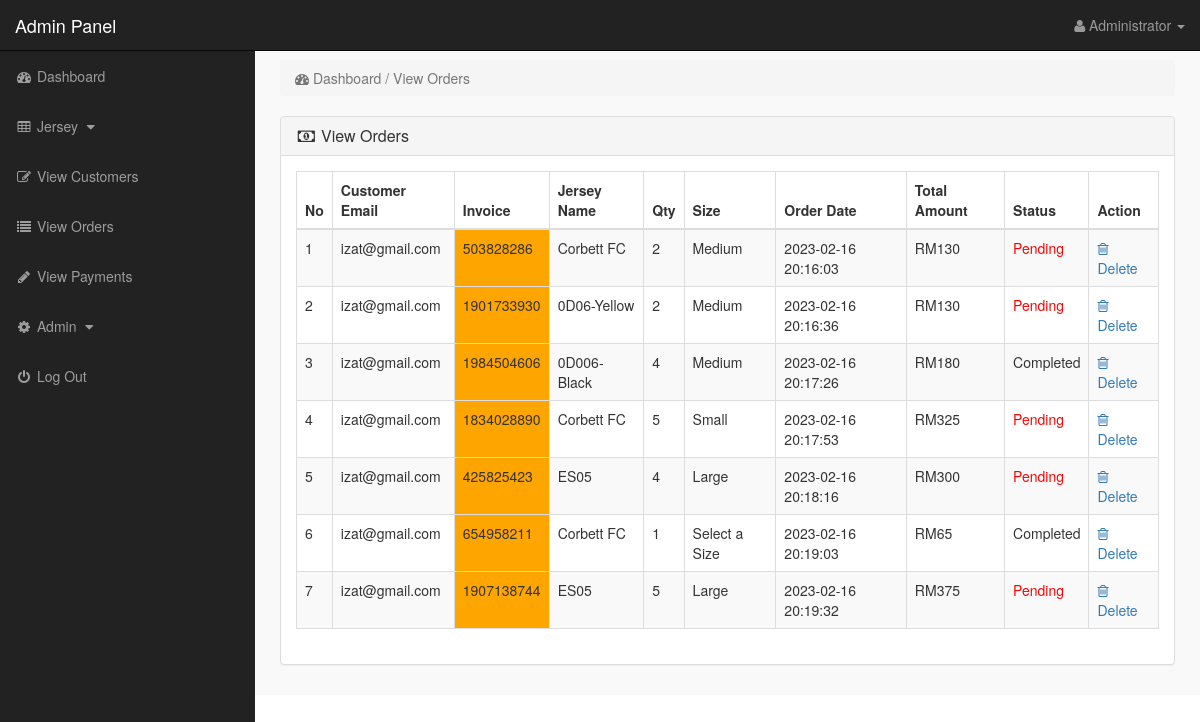
Screenshot of /admin_area/index.php?view_orders (signed in) with the database file from the repository.
### tables this page shows
CREATE TABLE `pending_orders` (
  `order_id` int(10) NOT NULL,
  `customer_id` int(10) NOT NULL,
  `invoice_no` int(10) NOT NULL,
  `product_id` text NOT NULL,
  `qty` int(10) NOT NULL,
  `size` text NOT NULL,
  `order_status` text NOT NULL
);

CREATE TABLE `customers` (
  `customer_id` int(10) NOT NULL,
  `customer_name` varchar(255) NOT NULL,
  `customer_email` varchar(255) NOT NULL,
  `customer_pass` varchar(255) NOT NULL,
  `customer_contact` varchar(255) NOT NULL,
  `customer_address` text NOT NULL,
  `customer_image` text NOT NULL,
  `customer_ip` varchar(255) NOT NULL,
  `customer_confirm_code` text NOT NULL
);

CREATE TABLE `products` (
  `product_id` int(10) NOT NULL,
  `p_cat_id` int(10) NOT NULL,
  `cat_id` int(10) NOT NULL,
  `manufacturer_id` int(10) NOT NULL,
  `date` timestamp NOT NULL DEFAULT current_timestamp() ON UPDATE current_timestamp(),
  `product_title` text NOT NULL,
  `product_url` text NOT NULL,
  `product_img1` text NOT NULL,
  `product_img2` text NOT NULL,
  `product_img3` text NOT NULL,
  `product_price` int(10) NOT NULL,
  `product_psp_price` int(100) NOT NULL,
  `product_desc` text NOT NULL,
  `product_features` text NOT NULL,
  `product_video` text NOT NULL,
  `product_keywords` text NOT NULL,
  `product_label` text NOT NULL,
  `status` varchar(255) NOT NULL
);

CREATE TABLE `customer_orders` (
  `order_id` int(10) NOT NULL,
  `customer_id` int(10) NOT NULL,
  `due_amount` int(100) NOT NULL,
  `invoice_no` int(100) NOT NULL,
  `qty` int(10) NOT NULL,
  `size` text NOT NULL,
  `order_date` timestamp NOT NULL DEFAULT current_timestamp() ON UPDATE current_timestamp(),
  `order_status` text NOT NULL
);

### admin_area/view_orders.php (the view)
<?php
if(!isset($_SESSION['admin_email'])){
echo "<script>window.open('login.php','_self')</script>";
}
else {
?>
<div class="row">
<div class="col-lg-12">
<ol class="breadcrumb">
<li class="active">
<i class="fa fa-dashboard"></i> Dashboard / View Orders
</li>
</ol>
</div>
</div>
<div class="row">
<div class="col-lg-12">
<div class="panel panel-default">
<div class="panel-heading">
<h3 class="panel-title">
<i class="fa fa-money fa-fw"></i> View Orders
</h3>
</div>
<div class="panel-body">
<div class="table-responsive">
<table class="table table-bordered table-hover table-striped">
<thead>
<tr>
<th>No</th>
<th>Customer Email</th>
<th>Invoice</th>
<th>Jersey Name</th>
<th>Qty</th>
<th>Size</th>
<th>Order Date</th>
<th>Total Amount</th>
<th>Status</th>
<th>Action</th>
</tr>
</thead>
<tbody>
<?php
$i = 0;
$get_orders = "select * from pending_orders";
$run_orders = mysqli_query($con,$get_orders);
while ($row_orders = mysqli_fetch_array($run_orders)) {
$order_id = $row_orders['order_id'];
$c_id = $row_orders['customer_id'];
$invoice_no = $row_orders['invoice_no'];
$product_id = $row_orders['product_id'];
$qty = $row_orders['qty'];
$size = $row_orders['size'];
$order_status = $row_orders['order_status'];
$get_products = "select * from products where product_id='$product_id'";
$run_products = mysqli_query($con,$get_products);
$row_products = mysqli_fetch_array($run_products);
$product_title = $row_products['product_title'];
$i++;
?>
<tr>
<td><?php echo $i; ?></td>
<td>
<?php
$get_customer = "select * from customers where customer_id='$c_id'";
$run_customer = mysqli_query($con,$get_customer);
$row_customer = mysqli_fetch_array($run_customer);
$customer_email = $row_customer['customer_email'];
echo $customer_email;
 ?>
 </td>
<td bgcolor="orange" ><?php echo $invoice_no; ?></td>
<td><?php echo $product_title; ?></td>
<td><?php echo $qty; ?></td>
<td><?php echo $size; ?></td>
<td>
<?php
$get_customer_order = "select * from customer_orders where order_id='$order_id'";
$run_customer_order = mysqli_query($con,$get_customer_order);
$row_customer_order = mysqli_fetch_array($run_customer_order);
$order_date = $row_customer_order['order_date'];
$due_amount = $row_customer_order['due_amount'];
echo $order_date;
?>
</td>
<td>RM<?php echo $due_amount; ?></td>
<td>
<?php
if($order_status=='pending'){
echo $order_status='<div style="color:red;">Pending</div>';
}
else{
echo $order_status='Completed';
}
?>
</td>
<td>
<a href="index.php?order_delete=<?php echo $order_id; ?>" >
<i class="fa fa-trash-o" ></i> Delete
</a>
</td>
</tr>
<?php } ?>
</tbody>
</table>
</div>
</div>
</div>
</div>
</div>
<?php } ?>

### admin_area/includes/sidebar.php (shortened to what this page needs)
<?php
if(!isset($_SESSION['admin_email'])){
echo "<script>window.open('login.php','_self')</script>";
}
else {
?>
<nav class="navbar navbar-inverse navbar-fixed-top" >
<div class="navbar-header" >
<a class="navbar-brand" href="index.php?dashboard" >Admin Panel</a>
</div>
<ul class="nav navbar-right top-nav" >
<li class="dropdown" >
<a href="#" class="dropdown-toggle" data-toggle="dropdown" >
<i class="fa fa-user" ></i>
<?php echo $admin_name; ?> <b class="caret" ></b>
</a>
</li>
</ul>
<div class="collapse navbar-collapse navbar-ex1-collapse">
<ul class="nav navbar-nav side-nav">
<li>
<a href="index.php?dashboard">
<i class="fa fa-fw fa-dashboard"></i> Dashboard
</a>
</li>
<li>
<a href="#" data-toggle="collapse" data-target="#products">
<i class="fa fa-fw fa-table"></i> Jersey
<i class="fa fa-fw fa-caret-down"></i>
</a>
</li>
<li>
<a href="index.php?view_customers">
<i class="fa fa-fw fa-edit"></i> View Customers
</a>
</li>
<li>
<a href="index.php?view_orders">
<i class="fa fa-fw fa-list"></i> View Orders
</a>
</li>
<li>
<a href="index.php?view_payments">
<i class="fa fa-fw fa-pencil"></i> View Payments
</a>
</li>
<li>
<a href="#" data-toggle="collapse" data-target="#users">
<i class="fa fa-fw fa-gear"></i> Admin
<i class="fa fa-fw fa-caret-down"></i>
</a>
</li>
<li>
<a href="logout.php">
<i class="fa fa-fw fa-power-off"></i> Log Out
</a>
</li>
</ul>
</div>
</nav>
<?php } ?>

### admin_area/css/style.css (style rules this page uses)
body { margin-top:100px; }
@media (min-width: 768px) { body { margin-top:50px; } }
.top-nav { padding:0 15px; }
.top-nav>li { display:inline-block; float:left; }
.top-nav>li>a { padding-top:15px; padding-bottom:15px; line-height:20px; color:#999; }
@media (min-width: 768px) { .side-nav { position:fixed; top:51px; width:255px; border-radius:0; overflow-y:auto; background-color: #222; bottom:0; overflow-x:hidden; padding-bottom:40px; } }
@media (min-width: 768px) { .side-nav>li>a { width:255px; } }
.panel-body { border-radius:5px; }

### rows the page displays
pending_orders: customer.customer_email "izat@gmail.com", invoice_no "503828286", product.product_title "Corbett FC", qty "2", size "Medium", customer_orders.order_date "2023-02-16 20:16:03", customer_orders.due_amount "130", order_status "Pending"
pending_orders: customer.customer_email "izat@gmail.com", invoice_no "1901733930", product.product_title "0D06-Yellow", qty "2", size "Medium", customer_orders.order_date "2023-02-16 20:16:36", customer_orders.due_amount "130", order_status "Pending"
pending_orders: customer.customer_email "izat@gmail.com", invoice_no "1984504606", product.product_title "0D006-Black", qty "4", size "Medium", customer_orders.order_date "2023-02-16 20:17:26", customer_orders.due_amount "180"
pending_orders: customer.customer_email "izat@gmail.com", invoice_no "1834028890", product.product_title "Corbett FC", qty "5", size "Small", customer_orders.order_date "2023-02-16 20:17:53", customer_orders.due_amount "325", order_status "Pending"
pending_orders: customer.customer_email "izat@gmail.com", invoice_no "425825423", product.product_title "ES05", qty "4", size "Large", customer_orders.order_date "2023-02-16 20:18:16", customer_orders.due_amount "300", order_status "Pending"
pending_orders: customer.customer_email "izat@gmail.com", invoice_no "654958211", product.product_title "Corbett FC", qty "1", size "Select a Size", customer_orders.order_date "2023-02-16 20:19:03", customer_orders.due_amount "65"
pending_orders: customer.customer_email "izat@gmail.com", invoice_no "1907138744", product.product_title "ES05", qty "5", size "Large", customer_orders.order_date "2023-02-16 20:19:32", customer_orders.due_amount "375", order_status "Pending"

### other values shown
$admin_name "Administrator"
